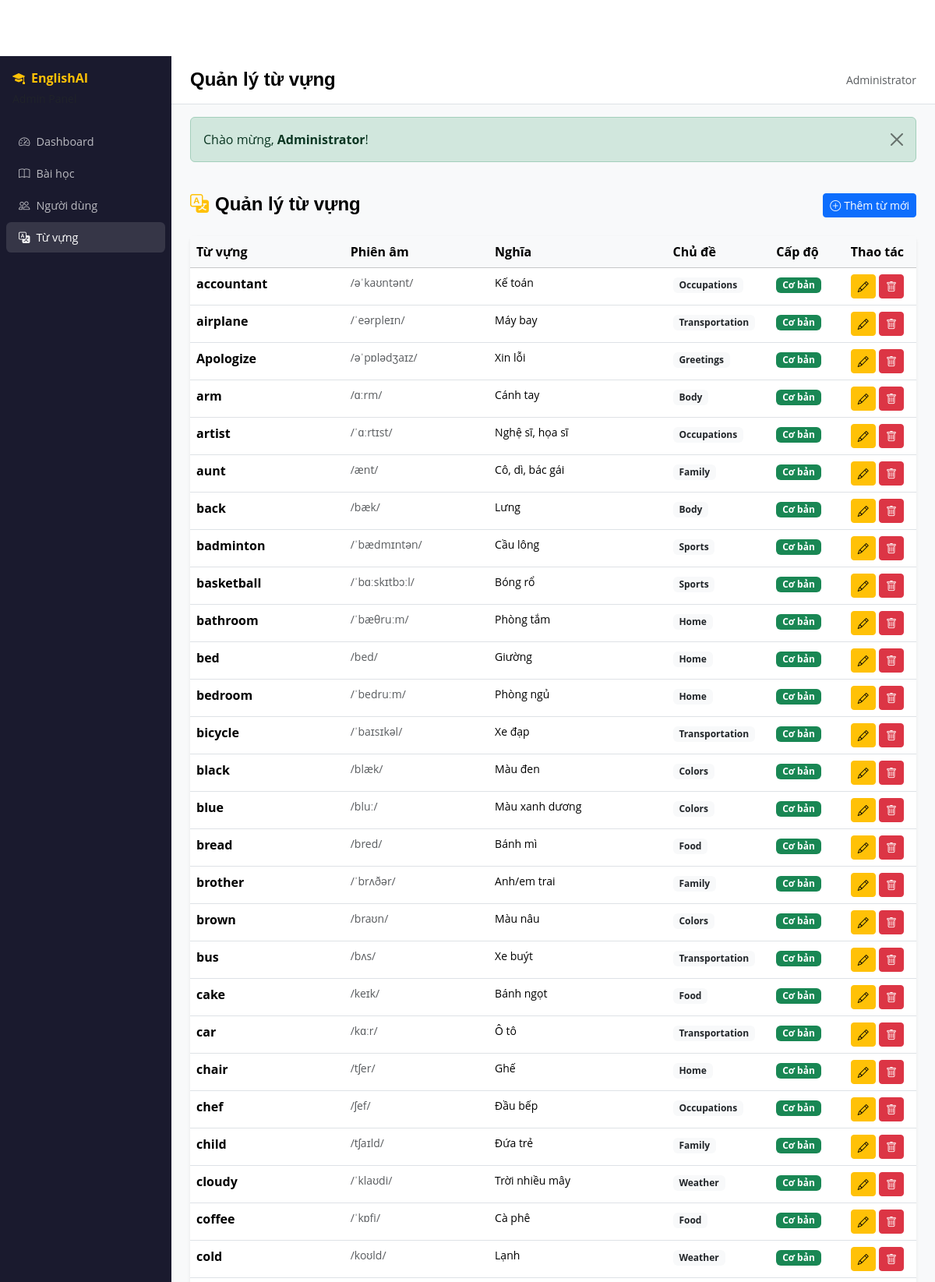
The app's page /quan-tri/tu-vung (signed in, upper part) with its own data.
### tables this page shows
CREATE TABLE vocabulary (
    id INT AUTO_INCREMENT PRIMARY KEY,
    word VARCHAR(100) NOT NULL,
    pronunciation VARCHAR(100),
    definition TEXT NOT NULL,
    example TEXT,
    translation VARCHAR(255),
    level ENUM('basic','advanced','premium') DEFAULT 'basic',
    category VARCHAR(100),
    created_at TIMESTAMP DEFAULT CURRENT_TIMESTAMP
);

### config/config.php (called while the page is built, shortened)
<?php
function getLevelBadge(string $lv): string {
    return ['basic'=>'<span class="badge bg-success">Cơ bản</span>','advanced'=>'<span class="badge bg-warning text-dark">Nâng cao</span>','premium'=>'<span class="badge bg-danger">Cấp cao</span>'][$lv] ?? '';
}
function sanitize($d): string        { return htmlspecialchars(strip_tags(trim((string)$d))); }
function render(string $view, array $data = []): void {
    extract($data);
    $f = ROOT.'/app/views/'.$view.'.php';
    file_exists($f) ? require $f : die("View không tồn tại: $view");
}

### app/controllers/Admin.php (called while the page is built, shortened)
<?php
require_once ROOT.'/config/config.php';
require_once ROOT.'/app/models/TuVung.php';
class Admin {
    public function quanLyTuVung(): void {
        global $conn; requireAdmin(); $model=new TuVung($conn);
        $hd=sanitize($_GET['hanh_dong']??'ds'); $id=(int)($_GET['id']??0);
        $tv=$model->danhSach([],1,200);
        render('admin/quan_ly_tu_vung',['pageTitle'=>'Quản lý từ vựng','danhSach'=>$tv['danh_sach'],'hd'=>$hd,'id'=>$id,'editTV'=>$id?$model->timTheoId($id):null]);
    }
}

### app/models/TuVung.php (called while the page is built, shortened)
<?php
class TuVung {
    private $conn;
    public function __construct($conn) { $this->conn=$conn; }
    public function danhSach(array $loc=[],int $trang=1,int $soMoi=60): array {
        $w="WHERE 1";
        $thu_tu="FIELD(v.level,'basic','advanced','premium')";
        $offset=($trang-1)*$soMoi;
        $tong=(int)$this->conn->query("SELECT COUNT(*) c FROM vocabulary v $w")->fetch_assoc()['c'];
        $uid=isset($_SESSION['user_id'])?(int)$_SESSION['user_id']:0;
        $sql=$uid?"SELECT v.*,uv.status,uv.review_count FROM vocabulary v LEFT JOIN user_vocabulary uv ON v.id=uv.vocab_id AND uv.user_id=$uid $w ORDER BY $thu_tu,v.word LIMIT $soMoi OFFSET $offset"
                 :"SELECT v.*,NULL AS status,0 AS review_count FROM vocabulary v $w ORDER BY $thu_tu,v.word LIMIT $soMoi OFFSET $offset";
        $r=$this->conn->query($sql); $rows=[];
        while($row=$r->fetch_assoc())$rows[]=$row;
        return ['danh_sach'=>$rows,'tong'=>$tong,'tong_trang'=>(int)ceil($tong/$soMoi),'trang_hien'=>$trang];
    }
}

### app/views/admin/quan_ly_tu_vung.php (the view, shortened to what this page needs)
<?php
include ROOT.'/app/views/layout/admin_start.php';
?>
<div class="d-flex justify-content-between mb-4">
  <h5 class="fw-bold mb-0"><i class="bi bi-translate text-warning me-2"></i>Quản lý từ vựng</h5>
  <a href="?hanh_dong=them" class="btn btn-primary btn-sm"><i class="bi bi-plus-circle me-1"></i>Thêm từ mới</a>
</div>
<div class="card border-0 shadow-sm">
  <div class="card-body p-0">
    <table class="table table-hover mb-0">
      <thead class="table-light"><tr><th>Từ vựng</th><th>Phiên âm</th><th>Nghĩa</th><th>Chủ đề</th><th>Cấp độ</th><th>Thao tác</th></tr></thead>
      <tbody>
        <?php foreach($danhSach as $v): ?>
        <tr>
          <td class="fw-bold"><?= sanitize($v['word']) ?></td>
          <td class="text-muted small"><?= sanitize($v['pronunciation']) ?></td>
          <td class="small"><?= sanitize($v['translation']) ?></td>
          <td><span class="badge bg-light text-dark"><?= sanitize($v['category']) ?></span></td>
          <td><?= getLevelBadge($v['level']) ?></td>
          <td>
            <a href="?hanh_dong=sua&id=<?= $v['id'] ?>" class="btn btn-sm btn-warning"><i class="bi bi-pencil"></i></a>
            <a href="?hanh_dong=xoa&id=<?= $v['id'] ?>" class="btn btn-sm btn-danger" onclick="return confirm('Xóa từ này?')"><i class="bi bi-trash"></i></a>
          </td>
        </tr>
        <?php endforeach; ?>
      </tbody>
    </table>
  </div>
</div>
<?php include ROOT.'/app/views/layout/admin_end.php'; ?>

### public/assets/css/templatemo-topic-listing.css (style rules this page uses)
:root { --white-color: #ffffff; --primary-color: #13547a; --secondary-color: #80d0c7; --section-bg-color: #f0f8ff; --custom-btn-bg-color: #80d0c7; --custom-btn-bg-hover-color: #13547a; --dark-color: #000000; --p-color: #717275; --border-color: #7fffd4; --link-hover-color: #13547a; --body-font-family: 'Open Sans', sans-serif; --title-font-family: 'Montserrat', sans-serif; --h1-font-size: 58px; --h2-font-size: 46px; --h3-font-size: 32px; --h4-font-size: 28px; --h5-font-size: 24px; --h6-font-size: 22px; --p-font-size: 20px; --menu-font-size: 14px; --btn-font-size: 18px; --copyright-font-size: 16px; --border-radius-large: 100px; --border-radius-medium: 20px; --border-radius-small: 10px; --font-weight-normal: 400; --font-weight-medium: 500; --font-weight-semibold: 600; --font-weight-bold: 700; }
body { background-color: var(--white-color); font-family: var(--body-font-family); }
h2, h3, h4, h5, h6 { color: var(--dark-color); }
h1, h2, h3, h4, h5, h6 { font-family: var(--title-font-family); font-weight: var(--font-weight-semibold); }
h5 { font-size: var(--h5-font-size); }
a, button { touch-action: manipulation; transition: all 0.3s; }
a { display: inline-block; color: var(--primary-color); text-decoration: none; }
b, strong { font-weight: var(--font-weight-bold); }

### public/assets/css/custom.css (style rules this page uses)
body { padding-top: 72px; }

### records on screen
vocabulary: word "accountant", pronunciation "/əˈkaʊntənt/", translation "Kế toán", category "Occupations", level "Cơ bản"
vocabulary: word "airplane", pronunciation "/ˈeərpleɪn/", translation "Máy bay", category "Transportation", level "Cơ bản"
vocabulary: word "Apologize", pronunciation "/əˈpɒlədʒaɪz/", translation "Xin lỗi", category "Greetings", level "Cơ bản"
vocabulary: word "arm", pronunciation "/ɑːrm/", translation "Cánh tay", category "Body", level "Cơ bản"
vocabulary: word "artist", pronunciation "/ˈɑːrtɪst/", translation "Nghệ sĩ, họa sĩ", category "Occupations", level "Cơ bản"
vocabulary: word "aunt", pronunciation "/ænt/", translation "Cô, dì, bác gái", category "Family", level "Cơ bản"
vocabulary: word "back", pronunciation "/bæk/", translation "Lưng", category "Body", level "Cơ bản"
vocabulary: word "badminton", pronunciation "/ˈbædmɪntən/", translation "Cầu lông", category "Sports", level "Cơ bản"
vocabulary: word "basketball", pronunciation "/ˈbɑːskɪtbɔːl/", translation "Bóng rổ", category "Sports", level "Cơ bản"
vocabulary: word "bathroom", pronunciation "/ˈbæθruːm/", translation "Phòng tắm", category "Home", level "Cơ bản"
vocabulary: word "bed", pronunciation "/bed/", translation "Giường", category "Home", level "Cơ bản"
vocabulary: word "bedroom", pronunciation "/ˈbedruːm/", translation "Phòng ngủ", category "Home", level "Cơ bản"
vocabulary: word "bicycle", pronunciation "/ˈbaɪsɪkəl/", translation "Xe đạp", category "Transportation", level "Cơ bản"
vocabulary: word "black", pronunciation "/blæk/", translation "Màu đen", category "Colors", level "Cơ bản"
vocabulary: word "blue", pronunciation "/bluː/", translation "Màu xanh dương", category "Colors", level "Cơ bản"
vocabulary: word "bread", pronunciation "/bred/", translation "Bánh mì", category "Food", level "Cơ bản"
vocabulary: word "brother", pronunciation "/ˈbrʌðər/", translation "Anh/em trai", category "Family", level "Cơ bản"
vocabulary: word "brown", pronunciation "/braʊn/", translation "Màu nâu", category "Colors", level "Cơ bản"
vocabulary: word "bus", pronunciation "/bʌs/", translation "Xe buýt", category "Transportation", level "Cơ bản"
vocabulary: word "cake", pronunciation "/keɪk/", translation "Bánh ngọt", category "Food", level "Cơ bản"
vocabulary: word "car", pronunciation "/kɑːr/", translation "Ô tô", category "Transportation", level "Cơ bản"
vocabulary: word "chair", pronunciation "/tʃer/", translation "Ghế", category "Home", level "Cơ bản"
vocabulary: word "chef", pronunciation "/ʃef/", translation "Đầu bếp", category "Occupations", level "Cơ bản"
vocabulary: word "child", pronunciation "/tʃaɪld/", translation "Đứa trẻ", category "Family", level "Cơ bản"
vocabulary: word "cloudy", pronunciation "/ˈklaʊdi/", translation "Trời nhiều mây", category "Weather", level "Cơ bản"
vocabulary: word "coffee", pronunciation "/ˈkɒfi/", translation "Cà phê", category "Food", level "Cơ bản"
vocabulary: word "cold", pronunciation "/koʊld/", translation "Lạnh", category "Weather", level "Cơ bản"

### other values on screen
SITE_NAME "EnglishAI"
$label "Dashboard"
$label "Bài học"
$label "Người dùng"
$label "Từ vựng"
$pageTitle "Quản lý từ vựng"
$_SESSION['fullname'] "Administrator"
$_SESSION['flash']['message'] "Chào mừng, Administrator !"
